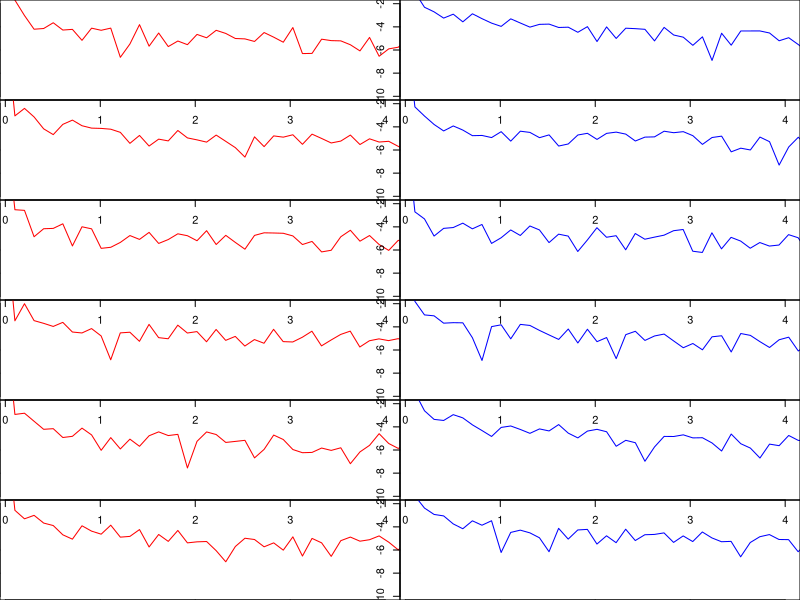

Write the R code that produced this figure.

o1 <- read.csv("open1.csv", col.names = c('magic', 'loffp', 'loffn', 'g1', 'g2', 'g3', 'g4', 'i1', 'i2', 'i3', 'i4', 'i5', 'i6', 'i7', 'i8'))
o2 <- read.csv("open2.csv", col.names = c('magic', 'loffp', 'loffn', 'g1', 'g2', 'g3', 'g4', 'i1', 'i2', 'i3', 'i4', 'i5', 'i6', 'i7', 'i8'))
o3 <- read.csv("open3.csv", col.names = c('magic', 'loffp', 'loffn', 'g1', 'g2', 'g3', 'g4', 'i1', 'i2', 'i3', 'i4', 'i5', 'i6', 'i7', 'i8'))
o4 <- read.csv("open4.csv", col.names = c('magic', 'loffp', 'loffn', 'g1', 'g2', 'g3', 'g4', 'i1', 'i2', 'i3', 'i4', 'i5', 'i6', 'i7', 'i8'))
o5 <- read.csv("open5.csv", col.names = c('magic', 'loffp', 'loffn', 'g1', 'g2', 'g3', 'g4', 'i1', 'i2', 'i3', 'i4', 'i5', 'i6', 'i7', 'i8'))
o6 <- read.csv("open6.csv", col.names = c('magic', 'loffp', 'loffn', 'g1', 'g2', 'g3', 'g4', 'i1', 'i2', 'i3', 'i4', 'i5', 'i6', 'i7', 'i8'))
c1 <- read.csv("closed1.csv", col.names = c('magic', 'loffp', 'loffn', 'g1', 'g2', 'g3', 'g4', 'i1', 'i2', 'i3', 'i4', 'i5', 'i6', 'i7', 'i8'))
c2 <- read.csv("closed2.csv", col.names = c('magic', 'loffp', 'loffn', 'g1', 'g2', 'g3', 'g4', 'i1', 'i2', 'i3', 'i4', 'i5', 'i6', 'i7', 'i8'))
c3 <- read.csv("closed3.csv", col.names = c('magic', 'loffp', 'loffn', 'g1', 'g2', 'g3', 'g4', 'i1', 'i2', 'i3', 'i4', 'i5', 'i6', 'i7', 'i8'))
c4 <- read.csv("closed4.csv", col.names = c('magic', 'loffp', 'loffn', 'g1', 'g2', 'g3', 'g4', 'i1', 'i2', 'i3', 'i4', 'i5', 'i6', 'i7', 'i8'))
c5 <- read.csv("closed5.csv", col.names = c('magic', 'loffp', 'loffn', 'g1', 'g2', 'g3', 'g4', 'i1', 'i2', 'i3', 'i4', 'i5', 'i6', 'i7', 'i8'))
c6 <- read.csv("closed6.csv", col.names = c('magic', 'loffp', 'loffn', 'g1', 'g2', 'g3', 'g4', 'i1', 'i2', 'i3', 'i4', 'i5', 'i6', 'i7', 'i8'))

opens <- list(o1$i1, o2$i1, o3$i1, o4$i1, o5$i1, o6$i1);
closd <- list(c1$i1, c2$i1, c3$i1, c4$i1, c5$i1, c6$i1);

# open and closed eyes FFTed
opensfft <- sapply(opens, function (data) { fft(data) })
closdfft <- sapply(closd, function (data) { fft(data) })

# open and closed eyes as seconds not samples
offtseconds <- sapply(opensfft, function (data) {
    ((0:(length(data)-1)/length(data))*250)
});
cfftseconds <- sapply(closdfft, function (data) {
    ((0:(length(data)-1)/length(data))*250)
});

par(mfrow=c(6,2), mar=c(0,0,0,0))
freq_min = 0.1;
freq_max = 4;
for(i in 1:6) {
  plot(offtseconds[[i]], log(abs(opensfft[[i]])),
        type='l', col='red', xlim=c(freq_min,freq_max), ylim=c(-10,-2));
  plot(cfftseconds[[i]], log(abs(closdfft[[i]])),
        type='l', col='blue', xlim=c(freq_min,freq_max), ylim=c(-10,-2));
}

opens_beta <- sapply(1:6, function (i) {
	mean(abs(opensfft[[i]][
		  (offtseconds[[i]] >= freq_min)
                & (offtseconds[[i]] < freq_max)])) })

closd_beta <- sapply(1:6, function (i) {
	mean(abs(closdfft[[i]][
		  (cfftseconds[[i]] >= freq_min)
                & (cfftseconds[[i]] < freq_max)])) })

ttest <- t.test(opens_beta, closd_beta);
ttest
